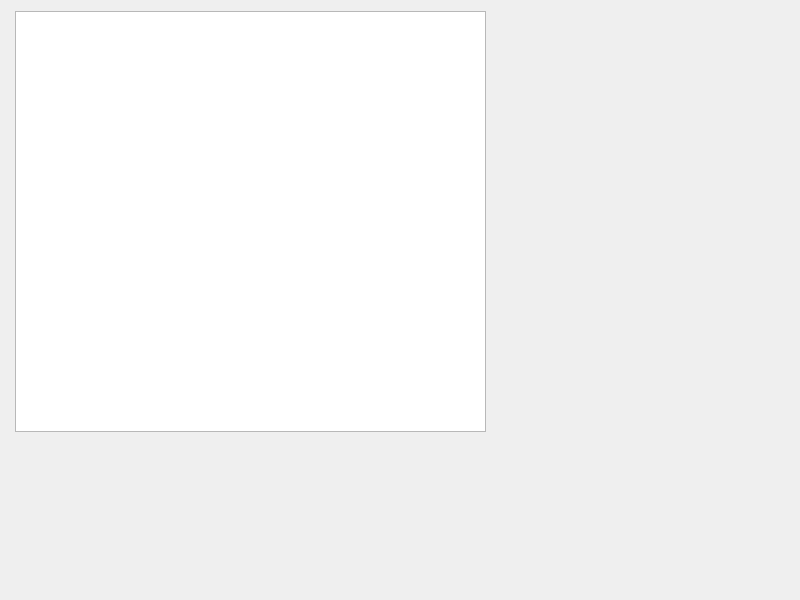
<?xml version="1.0" encoding="UTF-8"?>
<ui version="4.0">
 <class>MainWindow</class>
 <widget class="QMainWindow" name="MainWindow">
  <property name="geometry">
   <rect>
    <x>0</x>
    <y>0</y>
    <width>800</width>
    <height>600</height>
   </rect>
  </property>
  <property name="windowTitle">
   <string>MainWindow</string>
  </property>
  <widget class="QWidget" name="centralwidget">
   <widget class="QGraphicsView" name="graphicsView">
    <property name="geometry">
     <rect>
      <x>15</x>
      <y>11</y>
      <width>471</width>
      <height>421</height>
     </rect>
    </property>
   </widget>
  </widget>
 </widget>
 <resources/>
 <connections/>
</ui>
